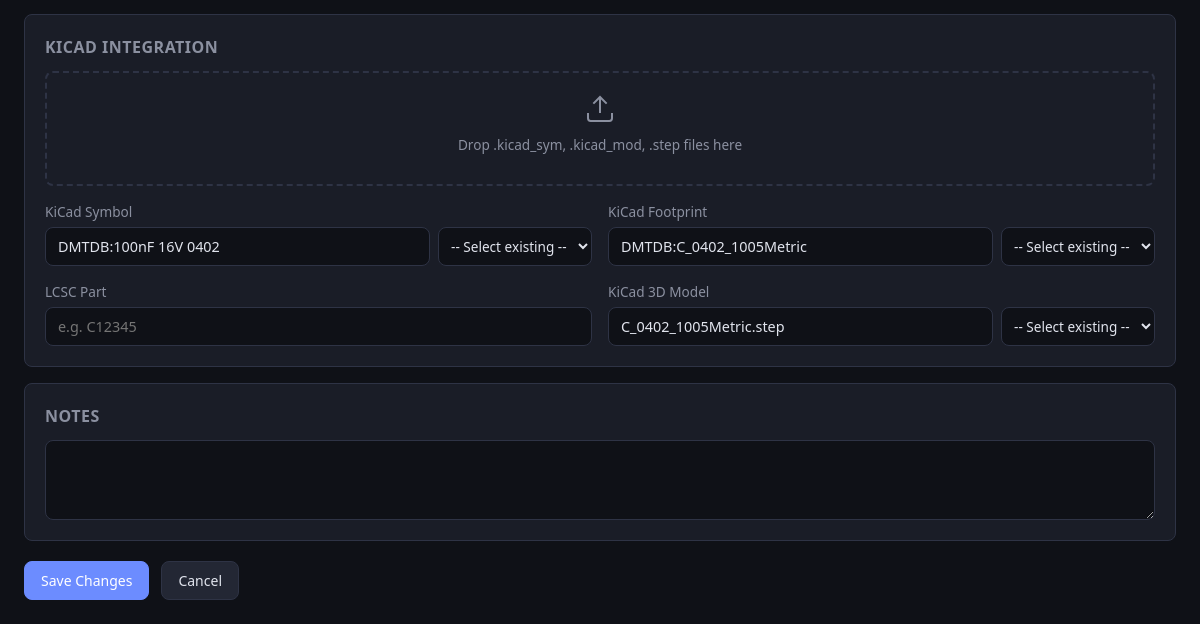
Page /part/DMT-01010101004/edit (lower part) on the earlier database version.
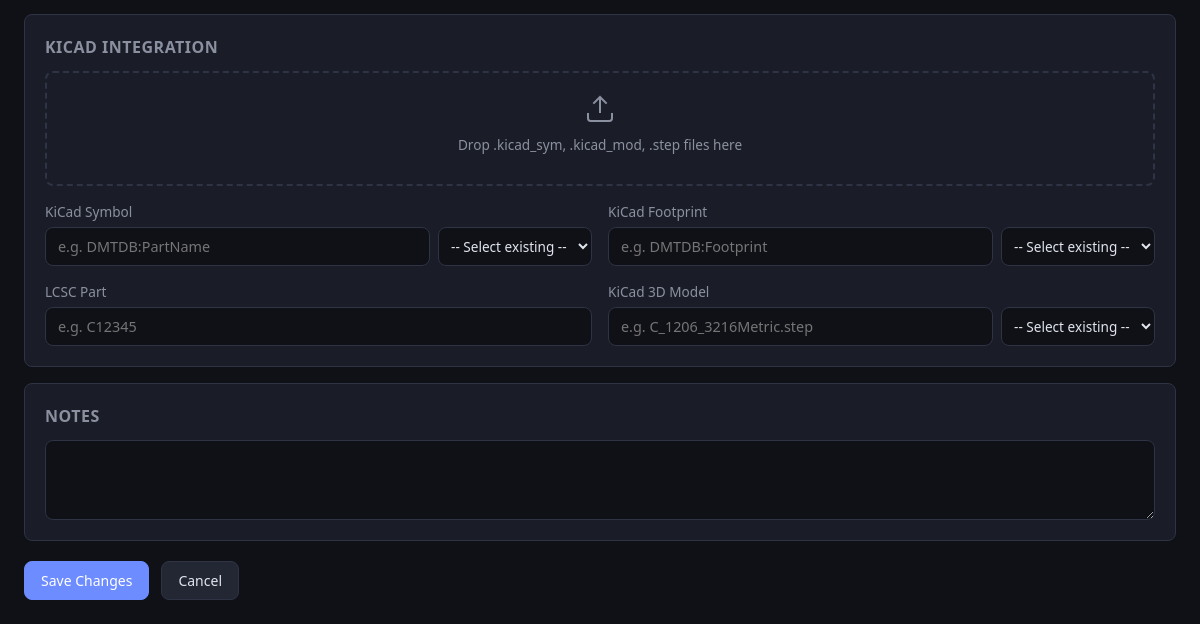
Same page on the later database version.
### db/models.py (models this page shows, shortened)
class Base(DeclarativeBase):
    pass

class Part(Base):
    __tablename__ = "parts"
    dmtuid = Column(String(20), primary_key=True)               # DMT-TTFFCCSSXXX
    tt  = Column(String(2), nullable=False, index=True)
    ff  = Column(String(2), nullable=False, index=True)
    cc  = Column(String(2), nullable=False, index=True)
    ss  = Column(String(2), nullable=False, index=True)
    xxx = Column(String(3), nullable=False)
    mpn          = Column(String(200), index=True, default="")
    manufacturer = Column(String(200), index=True, default="")
    value        = Column(String(200), index=True, default="")
    description  = Column(Text, default="")
    quantity     = Column(String(50), default="")
    location     = Column(String(200), default="")
    datasheet    = Column(Text, default="")
    kicad_symbol    = Column(String(300), default="")
    kicad_footprint = Column(String(300), default="")
    kicad_libref    = Column(String(300), default="")
    kicad_3dmodel   = Column(String(300), default="")
    extra_json = Column(Text, default="{}")
    notes      = Column(Text, default="")
    created_at = Column(DateTime, default=lambda: datetime.now(timezone.utc))
    updated_at = Column(DateTime, default=lambda: datetime.now(timezone.utc),
                        onupdate=lambda: datetime.now(timezone.utc))
    fields = relationship(
        "PartField", back_populates="part",
        cascade="all, delete-orphan", lazy="selectin",
    )
    __table_args__ = (
        Index("ix_ttffccss", "tt", "ff", "cc", "ss"),
    )

### ui/routes_forms.py (the view)
@ui_bp.route("/part/<dmtuid>/edit", methods=["GET", "POST"])
def part_edit(dmtuid: str):
    session = get_session()
    try:
        part = PartsService.get(session, dmtuid)
        if not part:
            abort(404)
        template = get_fields(part.tt, part.ff)
        domains = get_domains()
        if request.method == "GET":
            return render_template(
                "add_edit.html", part=part, domains=domains,
                template_fields=template, mode="edit",
            )
        data = dict(request.form)
        PartsService.update(session, part, data)
        session.commit()
        flash(f"Part {dmtuid} updated.", "success")
        return redirect(url_for("ui.part_detail", dmtuid=dmtuid))
    except Exception as exc:
        session.rollback()
        flash(f"Error: {exc}", "danger")
        return redirect(url_for("ui.part_edit", dmtuid=dmtuid))
    finally:
        session.close()

### db/engine.py (called while the page is built)
def get_session() -> Session:
    if _SessionLocal is None:
        raise RuntimeError("Database not initialised - call init_db() first")
    return _SessionLocal()

### schema/loader.py (called while the page is built)
def get_domains() -> list[dict]:
    return _schema.get("domains", [])

### schema/templates.py (called while the page is built)
def get_fields(tt: str, ff: str) -> Optional[list[str]]:
    return _templates.get(f"{tt}{ff}")

### services/parts_service.py (called while the page is built)
    @staticmethod
    def get(session: Session, dmtuid: str) -> Part | None:
        return session.get(Part, dmtuid.upper())

### templates/add_edit.html (shortened to what this page needs)
{% extends "base.html" %}
{% block content %}
<form method="post" id="partForm">
  <div class="detail-card" style="margin-bottom:1rem;">
    <h2>KiCad Integration</h2>
    <div class="kicad-dropzone" id="kicadDropzone">
      <svg width="32" height="32" viewBox="0 0 24 24" fill="none" stroke="currentColor" stroke-width="1.5">
        <path d="M21 15v4a2 2 0 0 1-2 2H5a2 2 0 0 1-2-2v-4" />
        <polyline points="17 8 12 3 7 8" />
        <line x1="12" y1="3" x2="12" y2="15" />
      </svg>
      <p>Drop .kicad_sym, .kicad_mod, .step files here</p>
    </div>
    <div class="form-grid">
      <div class="form-group">
        <label>KiCad Symbol</label>
        <div class="input-with-dropdown">
          <input type="text" name="kicad_symbol" id="kicadSymbolInput" value="{{ part.kicad_symbol if part else '' }}"
            placeholder="e.g. DMTDB:PartName">
          <select id="symbolSelect" title="Copy from existing symbol">
            <option value="">-- Select existing --</option>
          </select>
        </div>
      </div>
      <div class="form-group">
        <label>KiCad Footprint</label>
        <div class="input-with-dropdown">
          <input type="text" name="kicad_footprint" id="kicadFootprintInput"
            value="{{ part.kicad_footprint if part else '' }}" placeholder="e.g. DMTDB:Footprint">
          <select id="footprintSelect" title="Select existing footprint">
            <option value="">-- Select existing --</option>
          </select>
        </div>
      </div>
      <div class="form-group">
        <label>LCSC Part</label>
        <input type="text" name="kicad_libref" id="lcscPartInput" value="{{ part.kicad_libref if part else '' }}"
          placeholder="e.g. C12345">
      </div>
      <div class="form-group">
        <label>KiCad 3D Model</label>
        <div class="input-with-dropdown">
          <input type="text" name="kicad_3dmodel" id="kicad3dmodelInput"
            value="{{ part.kicad_3dmodel if part else '' }}" placeholder="e.g. C_1206_3216Metric.step">
          <select id="model3dSelect" title="Select existing 3D model">
            <option value="">-- Select existing --</option>
          </select>
        </div>
      </div>
    </div>
  </div>
  <div class="detail-card" style="margin-bottom:1rem;">
    <h2>Notes</h2>
    <div class="form-group full">
      <textarea name="notes" rows="3">{{ part.notes if part else '' }}</textarea>
    </div>
  </div>
  <div class="form-actions">
    <button type="submit" class="btn btn-primary">{% if mode == 'edit' %}Save Changes{% else %}Create Part{% endif
      %}</button>
    {% if mode == 'edit' %}
    <a href="/part/{{ part.dmtuid }}" class="btn btn-secondary">Cancel</a>
    {% else %}
    <a href="/" class="btn btn-secondary">Cancel</a>
    {% endif %}
  </div>
</form>
{% endblock %}

Differences in the rows shown:
no longer on this page (row edited): Part: kicad_symbol "DMTDB:100nF 16V 0402", kicad_footprint "DMTDB:C_0402_1005Metric", kicad_3dmodel "C_0402_1005Metric.step"
